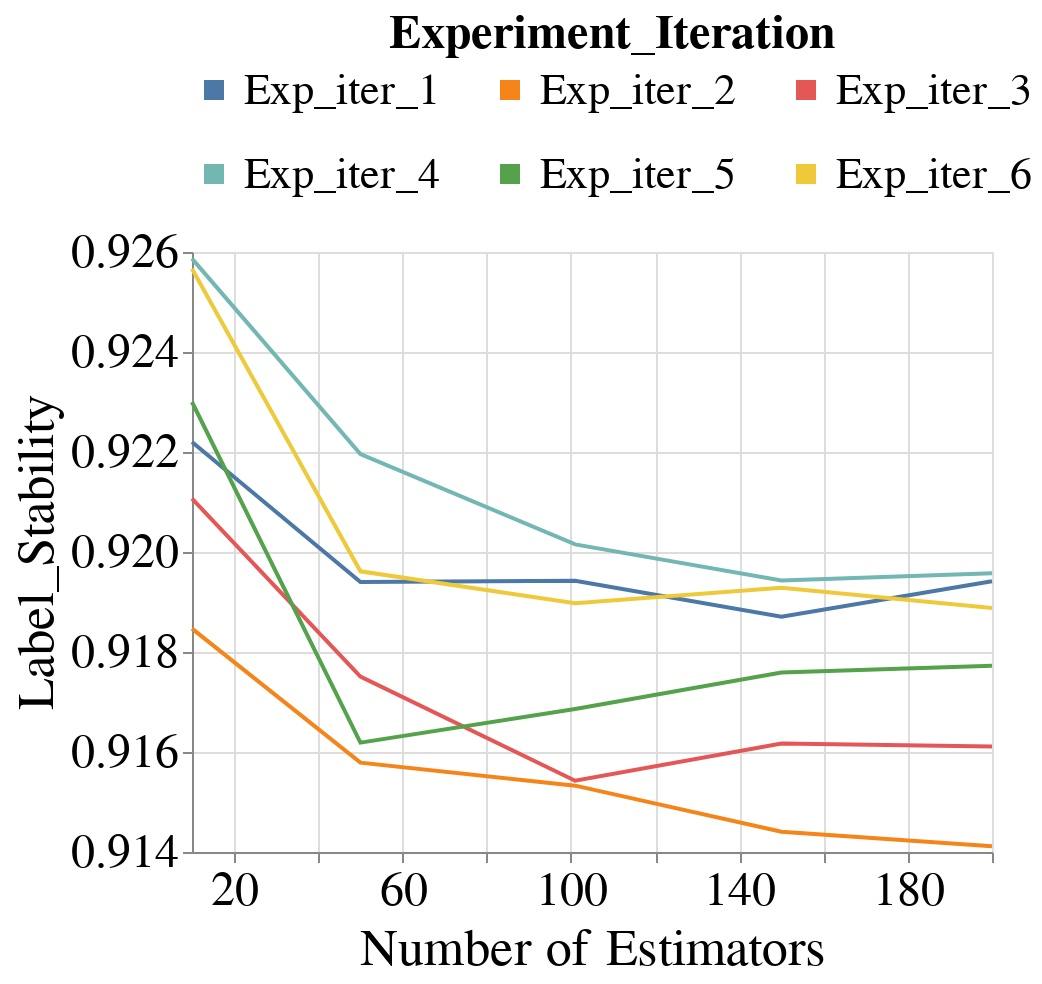

Notebook code for this chart:
### Markdown cell above
### Group metrics per experiment run

### Code cell
create_plot_for_diff_bootstrap_sizes_and_exp_run(all_subgroup_metrics_df,
                                                 dataset_name=DATASET_NAMES[0],
                                                 metric_name='Label_Stability',
                                                 model_name=MODEL_NAMES[0])

### Figure 1 — Vega-Lite specification as saved in the notebook (floating-point values rounded to 4 significant figures)
{"config": {"view": {"continuousWidth": 400, "continuousHeight": 300}, "axis": {"labelFontSize": 24, "labelFontWeight": "normal", "titleFontSize": 26, "titleFontWeight": "normal"}, "legend": {"columns": 3, "direction": "horizontal", "labelFontSize": 22, "labelLimit": 400, "orient": "top", "symbolStrokeWidth": 10, "titleAnchor": "middle", "titleFontSize": 24, "titleLimit": 300}, "title": {"fontSize": 22}}, "data": {"name": "data-f17872932c897745184c18765997f8a5"}, "mark": "line", "encoding": {"color": {"field": "Experiment_Iteration", "type": "nominal"}, "x": {"field": "Num_Estimators", "scale": {"domain": [10, 200], "nice": false, "zero": false}, "title": "Number of Estimators", "type": "quantitative"}, "y": {"aggregate": "mean", "field": "Metric_Value", "scale": {"zero": false}, "title": "Label_Stability", "type": "quantitative"}}, "$schema": "https://vega.github.io/schema/vega-lite/v4.17.0.json", "datasets": {"data-f17872932c897745184c18765997f8a5": [{"Metric": "Label_Stability", "Model_Name": "RandomForestClassifier", "Dataset_Name": "Folktables_CA_2018_Income", "Num_Estimators": 10, "Record_Create_Date_Time": "2024-02-24T22:03:06.218000", "Session_Uuid": "0f6a39fe-817f-42a6-99d0-a0801d2722bf", "Experiment_Iteration": "Exp_iter_1", "Dataset_Split_Seed": 100, "Fair_Intervention_Params_Lst": "[0.0]", "Intervention_Param": 0.0, "Run_Start_Date_Time": "2024-02-24T22:01:10.017000", "Subgroup": "overall", "Metric_Value": 0.9222}, {"Metric": "Label_Stability", "Model_Name": "RandomForestClassifier", "Dataset_Name": "Folktables_CA_2018_Income", "Num_Estimators": 10, "Record_Create_Date_Time": "2024-02-24T22:03:36.862000", "Session_Uuid": "0f6a39fe-817f-42a6-99d0-a0801d2722bf", "Experiment_Iteration": "Exp_iter_2", "Dataset_Split_Seed": 200, "Fair_Intervention_Params_Lst": "[0.0]", "Intervention_Param": 0.0, "Run_Start_Date_Time": "2024-02-24T22:01:43.940000", "Subgroup": "overall", "Metric_Value": 0.9185}, {"Metric": "Label_Stability", "Model_Name": "RandomForestClassifier", "Dataset_Name": "Folktables_CA_2018_Income", "Num_Estimators": 10, "Record_Create_Date_Time": "2024-02-24T22:04:26.537000", "Session_Uuid": "0f6a39fe-817f-42a6-99d0-a0801d2722bf", "Experiment_Iteration": "Exp_iter_3", "Dataset_Split_Seed": 300, "Fair_Intervention_Params_Lst": "[0.0]", "Intervention_Param": 0.0, "Run_Start_Date_Time": "2024-02-24T22:02:28.125000", "Subgroup": "overall", "Metric_Value": 0.9211}, {"Metric": "Label_Stability", "Model_Name": "RandomForestClassifier", "Dataset_Name": "Folktables_CA_2018_Income", "Num_Estimators": 10, "Record_Create_Date_Time": "2024-02-24T22:04:43.618000", "Session_Uuid": "0f6a39fe-817f-42a6-99d0-a0801d2722bf", "Experiment_Iteration": "Exp_iter_4", "Dataset_Split_Seed": 400, "Fair_Intervention_Params_Lst": "[0.0]", "Intervention_Param": 0.0, "Run_Start_Date_Time": "2024-02-24T22:02:49.106000", "Subgroup": "overall", "Metric_Value": 0.9259}, {"Metric": "Label_Stability", "Model_Name": "RandomForestClassifier", "Dataset_Name": "Folktables_CA_2018_Income", "Num_Estimators": 10, "Record_Create_Date_Time": "2024-02-24T22:05:06.411000", "Session_Uuid": "0f6a39fe-817f-42a6-99d0-a0801d2722bf", "Experiment_Iteration": "Exp_iter_5", "Dataset_Split_Seed": 500, "Fair_Intervention_Params_Lst": "[0.0]", "Intervention_Param": 0.0, "Run_Start_Date_Time": "2024-02-24T22:03:10.363000", "Subgroup": "overall", "Metric_Value": 0.923}, {"Metric": "Label_Stability", "Model_Name": "RandomForestClassifier", "Dataset_Name": "Folktables_CA_2018_Income", "Num_Estimators": 10, "Record_Create_Date_Time": "2024-02-24T22:05:26.238000", "Session_Uuid": "0f6a39fe-817f-42a6-99d0-a0801d2722bf", "Experiment_Iteration": "Exp_iter_6", "Dataset_Split_Seed": 600, "Fair_Intervention_Params_Lst": "[0.0]", "Intervention_Param": 0.0, "Run_Start_Date_Time": "2024-02-24T22:03:27.823000", "Subgroup": "overall", "Metric_Value": 0.9257}, {"Metric": "Label_Stability", "Model_Name": "RandomForestClassifier", "Dataset_Name": "Folktables_CA_2018_Income", "Num_Estimators": 50, "Record_Create_Date_Time": "2024-02-24T15:56:18.751000", "Session_Uuid": "f12c5c59-e58a-4f5a-bc5b-e33f81189fd7", "Experiment_Iteration": "Exp_iter_1", "Dataset_Split_Seed": 100, "Fair_Intervention_Params_Lst": "[0.0]", "Intervention_Param": 0.0, "Run_Start_Date_Time": "2024-02-24T15:47:09.491000", "Subgroup": "overall", "Metric_Value": 0.9194}, {"Metric": "Label_Stability", "Model_Name": "RandomForestClassifier", "Dataset_Name": "Folktables_CA_2018_Income", "Num_Estimators": 50, "Record_Create_Date_Time": "2024-02-24T16:22:05.351000", "Session_Uuid": "f12c5c59-e58a-4f5a-bc5b-e33f81189fd7", "Experiment_Iteration": "Exp_iter_2", "Dataset_Split_Seed": 200, "Fair_Intervention_Params_Lst": "[0.0]", "Intervention_Param": 0.0, "Run_Start_Date_Time": "2024-02-24T16:12:38.307000", "Subgroup": "overall", "Metric_Value": 0.9158}, {"Metric": "Label_Stability", "Model_Name": "RandomForestClassifier", "Dataset_Name": "Folktables_CA_2018_Income", "Num_Estimators": 50, "Record_Create_Date_Time": "2024-02-24T16:23:55.740000", "Session_Uuid": "f12c5c59-e58a-4f5a-bc5b-e33f81189fd7", "Experiment_Iteration": "Exp_iter_4", "Dataset_Split_Seed": 400, "Fair_Intervention_Params_Lst": "[0.0]", "Intervention_Param": 0.0, "Run_Start_Date_Time": "2024-02-24T16:14:35.126000", "Subgroup": "overall", "Metric_Value": 0.922}, {"Metric": "Label_Stability", "Model_Name": "RandomForestClassifier", "Dataset_Name": "Folktables_CA_2018_Income", "Num_Estimators": 50, "Record_Create_Date_Time": "2024-02-24T16:31:34.018000", "Session_Uuid": "f12c5c59-e58a-4f5a-bc5b-e33f81189fd7", "Experiment_Iteration": "Exp_iter_3", "Dataset_Split_Seed": 300, "Fair_Intervention_Params_Lst": "[0.0]", "Intervention_Param": 0.0, "Run_Start_Date_Time": "2024-02-24T16:22:06.233000", "Subgroup": "overall", "Metric_Value": 0.9175}, {"Metric": "Label_Stability", "Model_Name": "RandomForestClassifier", "Dataset_Name": "Folktables_CA_2018_Income", "Num_Estimators": 50, "Record_Create_Date_Time": "2024-02-24T16:33:13.931000", "Session_Uuid": "f12c5c59-e58a-4f5a-bc5b-e33f81189fd7", "Experiment_Iteration": "Exp_iter_5", "Dataset_Split_Seed": 500, "Fair_Intervention_Params_Lst": "[0.0]", "Intervention_Param": 0.0, "Run_Start_Date_Time": "2024-02-24T16:23:57.349000", "Subgroup": "overall", "Metric_Value": 0.9162}, {"Metric": "Label_Stability", "Model_Name": "RandomForestClassifier", "Dataset_Name": "Folktables_CA_2018_Income", "Num_Estimators": 50, "Record_Create_Date_Time": "2024-02-24T16:42:30.408000", "Session_Uuid": "f12c5c59-e58a-4f5a-bc5b-e33f81189fd7", "Experiment_Iteration": "Exp_iter_6", "Dataset_Split_Seed": 600, "Fair_Intervention_Params_Lst": "[0.0]", "Intervention_Param": 0.0, "Run_Start_Date_Time": "2024-02-24T16:33:15.280000", "Subgroup": "overall", "Metric_Value": 0.9196}, {"Metric": "Label_Stability", "Model_Name": "RandomForestClassifier", "Dataset_Name": "Folktables_CA_2018_Income", "Num_Estimators": 101, "Record_Create_Date_Time": "2024-02-24T16:37:30.256000", "Session_Uuid": "d9a91e93-d876-40fe-98be-41ec023e789f", "Experiment_Iteration": "Exp_iter_1", "Dataset_Split_Seed": 100, "Fair_Intervention_Params_Lst": "[0.0]", "Intervention_Param": 0.0, "Run_Start_Date_Time": "2024-02-24T16:17:02.907000", "Subgroup": "overall", "Metric_Value": 0.9194}, {"Metric": "Label_Stability", "Model_Name": "RandomForestClassifier", "Dataset_Name": "Folktables_CA_2018_Income", "Num_Estimators": 101, "Record_Create_Date_Time": "2024-02-24T16:38:15.529000", "Session_Uuid": "d9a91e93-d876-40fe-98be-41ec023e789f", "Experiment_Iteration": "Exp_iter_4", "Dataset_Split_Seed": 400, "Fair_Intervention_Params_Lst": "[0.0]", "Intervention_Param": 0.0, "Run_Start_Date_Time": "2024-02-24T16:19:14.752000", "Subgroup": "overall", "Metric_Value": 0.9202}, {"Metric": "Label_Stability", "Model_Name": "RandomForestClassifier", "Dataset_Name": "Folktables_CA_2018_Income", "Num_Estimators": 101, "Record_Create_Date_Time": "2024-02-24T16:56:06.997000", "Session_Uuid": "d9a91e93-d876-40fe-98be-41ec023e789f", "Experiment_Iteration": "Exp_iter_5", "Dataset_Split_Seed": 500, "Fair_Intervention_Params_Lst": "[0.0]", "Intervention_Param": 0.0, "Run_Start_Date_Time": "2024-02-24T16:38:16.381000", "Subgroup": "overall", "Metric_Value": 0.9169}, {"Metric": "Label_Stability", "Model_Name": "RandomForestClassifier", "Dataset_Name": "Folktables_CA_2018_Income", "Num_Estimators": 101, "Record_Create_Date_Time": "2024-02-24T16:56:31.109000", "Session_Uuid": "d9a91e93-d876-40fe-98be-41ec023e789f", "Experiment_Iteration": "Exp_iter_2", "Dataset_Split_Seed": 200, "Fair_Intervention_Params_Lst": "[0.0]", "Intervention_Param": 0.0, "Run_Start_Date_Time": "2024-02-24T16:37:32.273000", "Subgroup": "overall", "Metric_Value": 0.9153}, {"Metric": "Label_Stability", "Model_Name": "RandomForestClassifier", "Dataset_Name": "Folktables_CA_2018_Income", "Num_Estimators": 101, "Record_Create_Date_Time": "2024-02-24T17:14:00.415000", "Session_Uuid": "d9a91e93-d876-40fe-98be-41ec023e789f", "Experiment_Iteration": "Exp_iter_6", "Dataset_Split_Seed": 600, "Fair_Intervention_Params_Lst": "[0.0]", "Intervention_Param": 0.0, "Run_Start_Date_Time": "2024-02-24T16:56:08.482000", "Subgroup": "overall", "Metric_Value": 0.919}, {"Metric": "Label_Stability", "Model_Name": "RandomForestClassifier", "Dataset_Name": "Folktables_CA_2018_Income", "Num_Estimators": 101, "Record_Create_Date_Time": "2024-02-24T17:16:47.581000", "Session_Uuid": "d9a91e93-d876-40fe-98be-41ec023e789f", "Experiment_Iteration": "Exp_iter_3", "Dataset_Split_Seed": 300, "Fair_Intervention_Params_Lst": "[0.0]", "Intervention_Param": 0.0, "Run_Start_Date_Time": "2024-02-24T16:56:31.776000", "Subgroup": "overall", "Metric_Value": 0.9154}, {"Metric": "Label_Stability", "Model_Name": "RandomForestClassifier", "Dataset_Name": "Folktables_CA_2018_Income", "Num_Estimators": 150, "Record_Create_Date_Time": "2024-02-24T16:49:46.953000", "Session_Uuid": "c4ce3ca1-31dc-4742-9386-91112ff5ed69", "Experiment_Iteration": "Exp_iter_1", "Dataset_Split_Seed": 100, "Fair_Intervention_Params_Lst": "[0.0]", "Intervention_Param": 0.0, "Run_Start_Date_Time": "2024-02-24T16:21:02.579000", "Subgroup": "overall", "Metric_Value": 0.9187}, {"Metric": "Label_Stability", "Model_Name": "RandomForestClassifier", "Dataset_Name": "Folktables_CA_2018_Income", "Num_Estimators": 150, "Record_Create_Date_Time": "2024-02-24T16:51:35.220000", "Session_Uuid": "c4ce3ca1-31dc-4742-9386-91112ff5ed69", "Experiment_Iteration": "Exp_iter_4", "Dataset_Split_Seed": 400, "Fair_Intervention_Params_Lst": "[0.0]", "Intervention_Param": 0.0, "Run_Start_Date_Time": "2024-02-24T16:22:29.728000", "Subgroup": "overall", "Metric_Value": 0.9194}, {"Metric": "Label_Stability", "Model_Name": "RandomForestClassifier", "Dataset_Name": "Folktables_CA_2018_Income", "Num_Estimators": 150, "Record_Create_Date_Time": "2024-02-24T17:17:29.502000", "Session_Uuid": "c4ce3ca1-31dc-4742-9386-91112ff5ed69", "Experiment_Iteration": "Exp_iter_2", "Dataset_Split_Seed": 200, "Fair_Intervention_Params_Lst": "[0.0]", "Intervention_Param": 0.0, "Run_Start_Date_Time": "2024-02-24T16:49:48.735000", "Subgroup": "overall", "Metric_Value": 0.9144}, {"Metric": "Label_Stability", "Model_Name": "RandomForestClassifier", "Dataset_Name": "Folktables_CA_2018_Income", "Num_Estimators": 150, "Record_Create_Date_Time": "2024-02-24T17:19:15.604000", "Session_Uuid": "c4ce3ca1-31dc-4742-9386-91112ff5ed69", "Experiment_Iteration": "Exp_iter_5", "Dataset_Split_Seed": 500, "Fair_Intervention_Params_Lst": "[0.0]", "Intervention_Param": 0.0, "Run_Start_Date_Time": "2024-02-24T16:51:36.152000", "Subgroup": "overall", "Metric_Value": 0.9176}, {"Metric": "Label_Stability", "Model_Name": "RandomForestClassifier", "Dataset_Name": "Folktables_CA_2018_Income", "Num_Estimators": 150, "Record_Create_Date_Time": "2024-02-24T17:44:59.737000", "Session_Uuid": "c4ce3ca1-31dc-4742-9386-91112ff5ed69", "Experiment_Iteration": "Exp_iter_3", "Dataset_Split_Seed": 300, "Fair_Intervention_Params_Lst": "[0.0]", "Intervention_Param": 0.0, "Run_Start_Date_Time": "2024-02-24T17:17:30.335000", "Subgroup": "overall", "Metric_Value": 0.9162}, {"Metric": "Label_Stability", "Model_Name": "RandomForestClassifier", "Dataset_Name": "Folktables_CA_2018_Income", "Num_Estimators": 150, "Record_Create_Date_Time": "2024-02-24T17:51:00.188000", "Session_Uuid": "c4ce3ca1-31dc-4742-9386-91112ff5ed69", "Experiment_Iteration": "Exp_iter_6", "Dataset_Split_Seed": 600, "Fair_Intervention_Params_Lst": "[0.0]", "Intervention_Param": 0.0, "Run_Start_Date_Time": "2024-02-24T17:19:16.606000", "Subgroup": "overall", "Metric_Value": 0.9193}, {"Metric": "Label_Stability", "Model_Name": "RandomForestClassifier", "Dataset_Name": "Folktables_CA_2018_Income", "Num_Estimators": 200, "Record_Create_Date_Time": "2024-02-24T17:02:40.552000", "Session_Uuid": "f7c0575e-6607-4d44-a07c-0facc7afa75a", "Experiment_Iteration": "Exp_iter_1", "Dataset_Split_Seed": 100, "Fair_Intervention_Params_Lst": "[0.0]", "Intervention_Param": 0.0, "Run_Start_Date_Time": "2024-02-24T16:24:50.154000", "Subgroup": "overall", "Metric_Value": 0.9194}, {"Metric": "Label_Stability", "Model_Name": "RandomForestClassifier", "Dataset_Name": "Folktables_CA_2018_Income", "Num_Estimators": 200, "Record_Create_Date_Time": "2024-02-24T17:03:51.676000", "Session_Uuid": "f7c0575e-6607-4d44-a07c-0facc7afa75a", "Experiment_Iteration": "Exp_iter_4", "Dataset_Split_Seed": 400, "Fair_Intervention_Params_Lst": "[0.0]", "Intervention_Param": 0.0, "Run_Start_Date_Time": "2024-02-24T16:26:27.589000", "Subgroup": "overall", "Metric_Value": 0.9196}, {"Metric": "Label_Stability", "Model_Name": "RandomForestClassifier", "Dataset_Name": "Folktables_CA_2018_Income", "Num_Estimators": 200, "Record_Create_Date_Time": "2024-02-24T17:40:28.215000", "Session_Uuid": "f7c0575e-6607-4d44-a07c-0facc7afa75a", "Experiment_Iteration": "Exp_iter_2", "Dataset_Split_Seed": 200, "Fair_Intervention_Params_Lst": "[0.0]", "Intervention_Param": 0.0, "Run_Start_Date_Time": "2024-02-24T17:02:42.217000", "Subgroup": "overall", "Metric_Value": 0.9141}, {"Metric": "Label_Stability", "Model_Name": "RandomForestClassifier", "Dataset_Name": "Folktables_CA_2018_Income", "Num_Estimators": 200, "Record_Create_Date_Time": "2024-02-24T17:40:34.814000", "Session_Uuid": "f7c0575e-6607-4d44-a07c-0facc7afa75a", "Experiment_Iteration": "Exp_iter_5", "Dataset_Split_Seed": 500, "Fair_Intervention_Params_Lst": "[0.0]", "Intervention_Param": 0.0, "Run_Start_Date_Time": "2024-02-24T17:03:53.248000", "Subgroup": "overall", "Metric_Value": 0.9177}, {"Metric": "Label_Stability", "Model_Name": "RandomForestClassifier", "Dataset_Name": "Folktables_CA_2018_Income", "Num_Estimators": 200, "Record_Create_Date_Time": "2024-02-24T18:19:55.214000", "Session_Uuid": "f7c0575e-6607-4d44-a07c-0facc7afa75a", "Experiment_Iteration": "Exp_iter_6", "Dataset_Split_Seed": 600, "Fair_Intervention_Params_Lst": "[0.0]", "Intervention_Param": 0.0, "Run_Start_Date_Time": "2024-02-24T17:40:36.324000", "Subgroup": "overall", "Metric_Value": 0.9189}, {"Metric": "Label_Stability", "Model_Name": "RandomForestClassifier", "Dataset_Name": "Folktables_CA_2018_Income", "Num_Estimators": 200, "Record_Create_Date_Time": "2024-02-24T18:19:57.060000", "Session_Uuid": "f7c0575e-6607-4d44-a07c-0facc7afa75a", "Experiment_Iteration": "Exp_iter_3", "Dataset_Split_Seed": 300, "Fair_Intervention_Params_Lst": "[0.0]", "Intervention_Param": 0.0, "Run_Start_Date_Time": "2024-02-24T17:40:29.022000", "Subgroup": "overall", "Metric_Value": 0.9161}]}}
